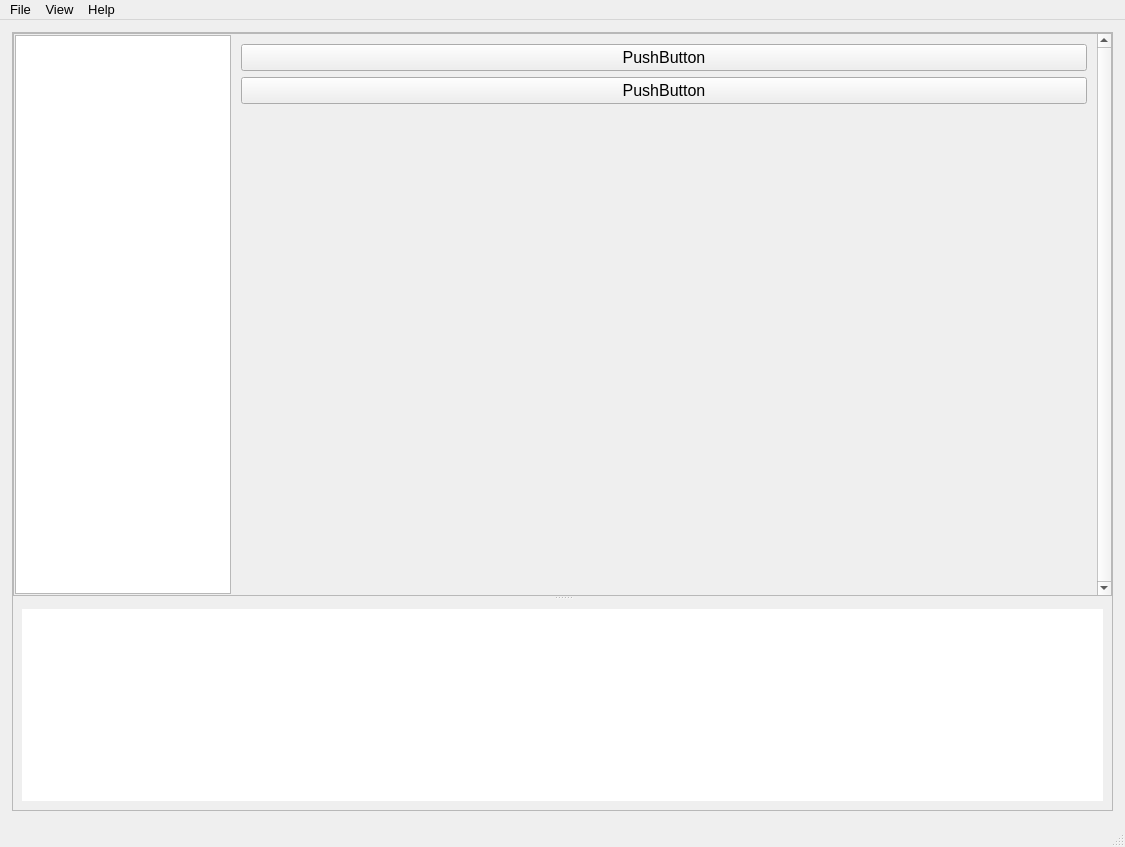
<?xml version="1.0" encoding="UTF-8"?>
<ui version="4.0">
 <class>MainWindow</class>
 <widget class="QMainWindow" name="MainWindow">
  <property name="geometry">
   <rect>
    <x>0</x>
    <y>0</y>
    <width>1125</width>
    <height>847</height>
   </rect>
  </property>
  <property name="font">
   <font>
    <pointsize>12</pointsize>
   </font>
  </property>
  <property name="windowTitle">
   <string notr="true">Logger Plot Display Utility</string>
  </property>
  <property name="windowIcon">
   <iconset>
    <normaloff>icon.png</normaloff>icon.png</iconset>
  </property>
  <property name="animated">
   <bool>false</bool>
  </property>
  <widget class="QWidget" name="centralwidget">
   <layout class="QVBoxLayout" name="verticalLayout_3">
    <item>
     <widget class="QStackedWidget" name="stackedWidget">
      <property name="sizePolicy">
       <sizepolicy hsizetype="Expanding" vsizetype="Expanding">
        <horstretch>0</horstretch>
        <verstretch>0</verstretch>
       </sizepolicy>
      </property>
      <property name="focusPolicy">
       <enum>Qt::NoFocus</enum>
      </property>
      <property name="currentIndex">
       <number>0</number>
      </property>
      <widget class="QWidget" name="stackedWidgetPage1">
       <layout class="QVBoxLayout" name="verticalLayout_7">
        <property name="spacing">
         <number>3</number>
        </property>
        <property name="leftMargin">
         <number>3</number>
        </property>
        <property name="topMargin">
         <number>3</number>
        </property>
        <property name="rightMargin">
         <number>3</number>
        </property>
        <property name="bottomMargin">
         <number>3</number>
        </property>
        <item>
         <widget class="QFrame" name="frame_6">
          <property name="frameShape">
           <enum>QFrame::StyledPanel</enum>
          </property>
          <property name="frameShadow">
           <enum>QFrame::Raised</enum>
          </property>
          <layout class="QVBoxLayout" name="verticalLayout_6">
           <property name="spacing">
            <number>0</number>
           </property>
           <property name="leftMargin">
            <number>0</number>
           </property>
           <property name="topMargin">
            <number>0</number>
           </property>
           <property name="rightMargin">
            <number>0</number>
           </property>
           <property name="bottomMargin">
            <number>0</number>
           </property>
           <item>
            <widget class="QSplitter" name="splitter_3">
             <property name="orientation">
              <enum>Qt::Vertical</enum>
             </property>
             <widget class="QScrollArea" name="scrollArea_3">
              <property name="sizePolicy">
               <sizepolicy hsizetype="Expanding" vsizetype="Expanding">
                <horstretch>0</horstretch>
                <verstretch>1</verstretch>
               </sizepolicy>
              </property>
              <property name="verticalScrollBarPolicy">
               <enum>Qt::ScrollBarAlwaysOn</enum>
              </property>
              <property name="widgetResizable">
               <bool>true</bool>
              </property>
              <widget class="QWidget" name="scrollAreaWidgetContents_3">
               <property name="geometry">
                <rect>
                 <x>0</x>
                 <y>0</y>
                 <width>1080</width>
                 <height>555</height>
                </rect>
               </property>
               <property name="sizePolicy">
                <sizepolicy hsizetype="Preferred" vsizetype="Preferred">
                 <horstretch>0</horstretch>
                 <verstretch>0</verstretch>
                </sizepolicy>
               </property>
               <layout class="QGridLayout" name="gridLayout_4">
                <property name="leftMargin">
                 <number>1</number>
                </property>
                <property name="topMargin">
                 <number>1</number>
                </property>
                <property name="rightMargin">
                 <number>1</number>
                </property>
                <property name="bottomMargin">
                 <number>1</number>
                </property>
                <property name="spacing">
                 <number>1</number>
                </property>
                <item row="0" column="0">
                 <layout class="QHBoxLayout" name="horizontalLayout_4" stretch="1,4">
                  <item>
                   <widget class="QListWidget" name="listWidget"/>
                  </item>
                  <item>
                   <widget class="QWidget" name="widget" native="true">
                    <property name="minimumSize">
                     <size>
                      <width>200</width>
                      <height>0</height>
                     </size>
                    </property>
                    <layout class="QVBoxLayout" name="verticalLayout_5">
                     <item>
                      <widget class="QPushButton" name="pushButton_3">
                       <property name="text">
                        <string>PushButton</string>
                       </property>
                      </widget>
                     </item>
                     <item>
                      <widget class="QPushButton" name="pushButton">
                       <property name="text">
                        <string>PushButton</string>
                       </property>
                      </widget>
                     </item>
                     <item>
                      <widget class="QWidget" name="widget_2" native="true"/>
                     </item>
                    </layout>
                   </widget>
                  </item>
                 </layout>
                </item>
               </layout>
              </widget>
             </widget>
             <widget class="QScrollArea" name="scrollArea_4">
              <property name="sizePolicy">
               <sizepolicy hsizetype="Expanding" vsizetype="Expanding">
                <horstretch>0</horstretch>
                <verstretch>0</verstretch>
               </sizepolicy>
              </property>
              <property name="frameShape">
               <enum>QFrame::NoFrame</enum>
              </property>
              <property name="widgetResizable">
               <bool>true</bool>
              </property>
              <widget class="QWidget" name="scrollAreaWidgetContents_4">
               <property name="geometry">
                <rect>
                 <x>0</x>
                 <y>0</y>
                 <width>1099</width>
                 <height>210</height>
                </rect>
               </property>
               <property name="sizePolicy">
                <sizepolicy hsizetype="Preferred" vsizetype="Preferred">
                 <horstretch>0</horstretch>
                 <verstretch>0</verstretch>
                </sizepolicy>
               </property>
               <layout class="QGridLayout" name="gridLayout_5">
                <item row="0" column="0">
                 <widget class="QTableWidget" name="tableWidget_3">
                  <property name="palette">
                   <palette>
                    <active>
                     <colorrole role="Highlight">
                      <brush brushstyle="SolidPattern">
                       <color alpha="255">
                        <red>0</red>
                        <green>120</green>
                        <blue>215</blue>
                       </color>
                      </brush>
                     </colorrole>
                    </active>
                    <inactive>
                     <colorrole role="Highlight">
                      <brush brushstyle="SolidPattern">
                       <color alpha="255">
                        <red>85</red>
                        <green>170</green>
                        <blue>255</blue>
                       </color>
                      </brush>
                     </colorrole>
                    </inactive>
                    <disabled>
                     <colorrole role="Highlight">
                      <brush brushstyle="SolidPattern">
                       <color alpha="255">
                        <red>0</red>
                        <green>120</green>
                        <blue>215</blue>
                       </color>
                      </brush>
                     </colorrole>
                    </disabled>
                   </palette>
                  </property>
                  <property name="font">
                   <font>
                    <pointsize>14</pointsize>
                   </font>
                  </property>
                  <property name="contextMenuPolicy">
                   <enum>Qt::DefaultContextMenu</enum>
                  </property>
                  <property name="locale">
                   <locale language="English" country="UnitedStates"/>
                  </property>
                  <property name="frameShape">
                   <enum>QFrame::NoFrame</enum>
                  </property>
                  <property name="editTriggers">
                   <set>QAbstractItemView::NoEditTriggers</set>
                  </property>
                  <property name="tabKeyNavigation">
                   <bool>false</bool>
                  </property>
                  <property name="showDropIndicator" stdset="0">
                   <bool>false</bool>
                  </property>
                  <property name="dragDropOverwriteMode">
                   <bool>false</bool>
                  </property>
                  <property name="alternatingRowColors">
                   <bool>true</bool>
                  </property>
                  <property name="selectionMode">
                   <enum>QAbstractItemView::SingleSelection</enum>
                  </property>
                  <property name="selectionBehavior">
                   <enum>QAbstractItemView::SelectRows</enum>
                  </property>
                  <property name="iconSize">
                   <size>
                    <width>35</width>
                    <height>35</height>
                   </size>
                  </property>
                  <property name="wordWrap">
                   <bool>false</bool>
                  </property>
                  <property name="cornerButtonEnabled">
                   <bool>false</bool>
                  </property>
                  <property name="rowCount">
                   <number>0</number>
                  </property>
                  <property name="columnCount">
                   <number>0</number>
                  </property>
                  <attribute name="horizontalHeaderVisible">
                   <bool>false</bool>
                  </attribute>
                  <attribute name="horizontalHeaderMinimumSectionSize">
                   <number>35</number>
                  </attribute>
                  <attribute name="horizontalHeaderDefaultSectionSize">
                   <number>100</number>
                  </attribute>
                  <attribute name="horizontalHeaderHighlightSections">
                   <bool>true</bool>
                  </attribute>
                  <attribute name="verticalHeaderVisible">
                   <bool>false</bool>
                  </attribute>
                  <attribute name="verticalHeaderMinimumSectionSize">
                   <number>35</number>
                  </attribute>
                  <attribute name="verticalHeaderDefaultSectionSize">
                   <number>35</number>
                  </attribute>
                 </widget>
                </item>
               </layout>
              </widget>
             </widget>
            </widget>
           </item>
          </layout>
         </widget>
        </item>
       </layout>
      </widget>
      <widget class="QWidget" name="stackedWidgetPage3">
       <layout class="QVBoxLayout" name="verticalLayout_2">
        <property name="spacing">
         <number>3</number>
        </property>
        <property name="leftMargin">
         <number>3</number>
        </property>
        <property name="topMargin">
         <number>3</number>
        </property>
        <property name="rightMargin">
         <number>3</number>
        </property>
        <property name="bottomMargin">
         <number>3</number>
        </property>
        <item>
         <widget class="QFrame" name="frame_3">
          <property name="sizePolicy">
           <sizepolicy hsizetype="Preferred" vsizetype="Preferred">
            <horstretch>2</horstretch>
            <verstretch>0</verstretch>
           </sizepolicy>
          </property>
          <property name="frameShape">
           <enum>QFrame::StyledPanel</enum>
          </property>
          <property name="frameShadow">
           <enum>QFrame::Raised</enum>
          </property>
          <layout class="QVBoxLayout" name="verticalLayout">
           <property name="spacing">
            <number>3</number>
           </property>
           <property name="leftMargin">
            <number>3</number>
           </property>
           <property name="topMargin">
            <number>3</number>
           </property>
           <property name="rightMargin">
            <number>3</number>
           </property>
           <property name="bottomMargin">
            <number>3</number>
           </property>
           <item>
            <widget class="QFrame" name="frame_4">
             <property name="sizePolicy">
              <sizepolicy hsizetype="Expanding" vsizetype="Fixed">
               <horstretch>0</horstretch>
               <verstretch>0</verstretch>
              </sizepolicy>
             </property>
             <layout class="QHBoxLayout" name="horizontalLayout_2" stretch="0,0,0">
              <property name="spacing">
               <number>3</number>
              </property>
              <property name="sizeConstraint">
               <enum>QLayout::SetDefaultConstraint</enum>
              </property>
              <property name="leftMargin">
               <number>3</number>
              </property>
              <property name="topMargin">
               <number>3</number>
              </property>
              <property name="rightMargin">
               <number>3</number>
              </property>
              <property name="bottomMargin">
               <number>3</number>
              </property>
              <item>
               <widget class="QLabel" name="label_2">
                <property name="sizePolicy">
                 <sizepolicy hsizetype="Preferred" vsizetype="Preferred">
                  <horstretch>0</horstretch>
                  <verstretch>0</verstretch>
                 </sizepolicy>
                </property>
                <property name="minimumSize">
                 <size>
                  <width>0</width>
                  <height>0</height>
                 </size>
                </property>
                <property name="font">
                 <font>
                  <pointsize>12</pointsize>
                 </font>
                </property>
                <property name="text">
                 <string>Log File: </string>
                </property>
                <property name="alignment">
                 <set>Qt::AlignRight|Qt::AlignTrailing|Qt::AlignVCenter</set>
                </property>
               </widget>
              </item>
              <item>
               <widget class="QComboBox" name="comboBox_2">
                <property name="sizePolicy">
                 <sizepolicy hsizetype="Expanding" vsizetype="Preferred">
                  <horstretch>0</horstretch>
                  <verstretch>0</verstretch>
                 </sizepolicy>
                </property>
                <property name="minimumSize">
                 <size>
                  <width>200</width>
                  <height>0</height>
                 </size>
                </property>
                <property name="editable">
                 <bool>true</bool>
                </property>
               </widget>
              </item>
              <item>
               <widget class="QPushButton" name="pushButton_2">
                <property name="sizePolicy">
                 <sizepolicy hsizetype="Preferred" vsizetype="Preferred">
                  <horstretch>0</horstretch>
                  <verstretch>0</verstretch>
                 </sizepolicy>
                </property>
                <property name="font">
                 <font>
                  <pointsize>12</pointsize>
                 </font>
                </property>
                <property name="text">
                 <string>Select</string>
                </property>
               </widget>
              </item>
             </layout>
            </widget>
           </item>
           <item>
            <widget class="QFrame" name="frame_5">
             <property name="sizePolicy">
              <sizepolicy hsizetype="Expanding" vsizetype="Fixed">
               <horstretch>0</horstretch>
               <verstretch>0</verstretch>
              </sizepolicy>
             </property>
             <property name="frameShape">
              <enum>QFrame::NoFrame</enum>
             </property>
             <property name="frameShadow">
              <enum>QFrame::Plain</enum>
             </property>
             <layout class="QGridLayout" name="gridLayout_3">
              <property name="leftMargin">
               <number>3</number>
              </property>
              <property name="topMargin">
               <number>3</number>
              </property>
              <property name="rightMargin">
               <number>3</number>
              </property>
              <property name="bottomMargin">
               <number>3</number>
              </property>
              <item row="1" column="1">
               <widget class="QLabel" name="label">
                <property name="minimumSize">
                 <size>
                  <width>0</width>
                  <height>0</height>
                 </size>
                </property>
                <property name="locale">
                 <locale language="English" country="UnitedStates"/>
                </property>
                <property name="text">
                 <string>Error Log Level</string>
                </property>
                <property name="alignment">
                 <set>Qt::AlignRight|Qt::AlignTrailing|Qt::AlignVCenter</set>
                </property>
               </widget>
              </item>
              <item row="0" column="4">
               <widget class="QCheckBox" name="checkBox_3">
                <property name="text">
                 <string>Rest Zoom</string>
                </property>
                <property name="checked">
                 <bool>true</bool>
                </property>
               </widget>
              </item>
              <item row="0" column="1">
               <widget class="QCheckBox" name="checkBox_4">
                <property name="text">
                 <string>Switch to new shot</string>
                </property>
                <property name="checked">
                 <bool>true</bool>
                </property>
               </widget>
              </item>
              <item row="0" column="3">
               <widget class="QCheckBox" name="checkBox_1">
                <property name="text">
                 <string>Plot Toolbar</string>
                </property>
               </widget>
              </item>
              <item row="0" column="0">
               <widget class="QCheckBox" name="checkBox_2">
                <property name="text">
                 <string>Show Previous Shot</string>
                </property>
               </widget>
              </item>
              <item row="0" column="2">
               <widget class="QCheckBox" name="checkBox_5">
                <property name="text">
                 <string>Use local config</string>
                </property>
                <property name="checked">
                 <bool>false</bool>
                </property>
               </widget>
              </item>
              <item row="1" column="2">
               <widget class="QComboBox" name="comboBox_1">
                <property name="sizePolicy">
                 <sizepolicy hsizetype="Preferred" vsizetype="Fixed">
                  <horstretch>0</horstretch>
                  <verstretch>0</verstretch>
                 </sizepolicy>
                </property>
                <property name="minimumSize">
                 <size>
                  <width>100</width>
                  <height>0</height>
                 </size>
                </property>
                <property name="editable">
                 <bool>false</bool>
                </property>
                <property name="currentIndex">
                 <number>1</number>
                </property>
                <item>
                 <property name="text">
                  <string notr="true">NOTSET</string>
                 </property>
                </item>
                <item>
                 <property name="text">
                  <string notr="true">DEBUG</string>
                 </property>
                </item>
                <item>
                 <property name="text">
                  <string notr="true">INFO</string>
                 </property>
                </item>
                <item>
                 <property name="text">
                  <string notr="true">WARNING</string>
                 </property>
                </item>
                <item>
                 <property name="text">
                  <string notr="true">ERROR</string>
                 </property>
                </item>
                <item>
                 <property name="text">
                  <string notr="true">CRITICAL</string>
                 </property>
                </item>
               </widget>
              </item>
              <item row="1" column="0">
               <widget class="QCheckBox" name="checkBox_6">
                <property name="text">
                 <string>Use DO_NOT_SHOW flag</string>
                </property>
               </widget>
              </item>
             </layout>
            </widget>
           </item>
           <item>
            <widget class="QFrame" name="frame_7">
             <property name="sizePolicy">
              <sizepolicy hsizetype="Preferred" vsizetype="Preferred">
               <horstretch>0</horstretch>
               <verstretch>0</verstretch>
              </sizepolicy>
             </property>
             <property name="frameShape">
              <enum>QFrame::StyledPanel</enum>
             </property>
             <property name="frameShadow">
              <enum>QFrame::Raised</enum>
             </property>
             <layout class="QGridLayout" name="gridLayout">
              <property name="leftMargin">
               <number>3</number>
              </property>
              <property name="topMargin">
               <number>3</number>
              </property>
              <property name="rightMargin">
               <number>3</number>
              </property>
              <property name="bottomMargin">
               <number>3</number>
              </property>
              <property name="spacing">
               <number>3</number>
              </property>
              <item row="1" column="1">
               <widget class="QPlainTextEdit" name="plainTextEdit_3">
                <property name="sizePolicy">
                 <sizepolicy hsizetype="Expanding" vsizetype="Expanding">
                  <horstretch>1</horstretch>
                  <verstretch>1</verstretch>
                 </sizepolicy>
                </property>
                <property name="plainText">
                 <string>Shot
File</string>
                </property>
               </widget>
              </item>
              <item row="1" column="0">
               <widget class="QPlainTextEdit" name="plainTextEdit_2">
                <property name="sizePolicy">
                 <sizepolicy hsizetype="Expanding" vsizetype="Expanding">
                  <horstretch>1</horstretch>
                  <verstretch>1</verstretch>
                 </sizepolicy>
                </property>
                <property name="plainText">
                 <string>Time</string>
                </property>
               </widget>
              </item>
              <item row="0" column="0">
               <widget class="QLabel" name="label_3">
                <property name="text">
                 <string>Show Columns</string>
                </property>
                <property name="alignment">
                 <set>Qt::AlignCenter</set>
                </property>
               </widget>
              </item>
              <item row="0" column="1">
               <widget class="QLabel" name="label_4">
                <property name="text">
                 <string>Hidden Columns</string>
                </property>
                <property name="alignment">
                 <set>Qt::AlignCenter</set>
                </property>
               </widget>
              </item>
              <item row="1" column="2">
               <widget class="QPlainTextEdit" name="plainTextEdit_5">
                <property name="sizePolicy">
                 <sizepolicy hsizetype="Expanding" vsizetype="Expanding">
                  <horstretch>3</horstretch>
                  <verstretch>1</verstretch>
                 </sizepolicy>
                </property>
               </widget>
              </item>
              <item row="0" column="2">
               <widget class="QLabel" name="label_6">
                <property name="text">
                 <string>Additional columns</string>
                </property>
                <property name="alignment">
                 <set>Qt::AlignCenter</set>
                </property>
               </widget>
              </item>
             </layout>
            </widget>
           </item>
           <item>
            <widget class="QFrame" name="frame_8">
             <property name="sizePolicy">
              <sizepolicy hsizetype="Preferred" vsizetype="Preferred">
               <horstretch>0</horstretch>
               <verstretch>0</verstretch>
              </sizepolicy>
             </property>
             <property name="frameShape">
              <enum>QFrame::StyledPanel</enum>
             </property>
             <property name="frameShadow">
              <enum>QFrame::Raised</enum>
             </property>
             <layout class="QGridLayout" name="gridLayout_2">
              <property name="leftMargin">
               <number>3</number>
              </property>
              <property name="topMargin">
               <number>3</number>
              </property>
              <property name="rightMargin">
               <number>3</number>
              </property>
              <property name="bottomMargin">
               <number>3</number>
              </property>
              <property name="spacing">
               <number>3</number>
              </property>
              <item row="0" column="0">
               <widget class="QLabel" name="label_7">
                <property name="text">
                 <string>Show Plots</string>
                </property>
                <property name="alignment">
                 <set>Qt::AlignCenter</set>
                </property>
               </widget>
              </item>
              <item row="1" column="1">
               <widget class="QPlainTextEdit" name="plainTextEdit_6">
                <property name="sizePolicy">
                 <sizepolicy hsizetype="Expanding" vsizetype="Expanding">
                  <horstretch>1</horstretch>
                  <verstretch>1</verstretch>
                 </sizepolicy>
                </property>
                <property name="plainText">
                 <string/>
                </property>
               </widget>
              </item>
              <item row="0" column="1">
               <widget class="QLabel" name="label_8">
                <property name="text">
                 <string>Hidden Plots</string>
                </property>
                <property name="alignment">
                 <set>Qt::AlignCenter</set>
                </property>
               </widget>
              </item>
              <item row="1" column="2">
               <widget class="QPlainTextEdit" name="plainTextEdit_4">
                <property name="sizePolicy">
                 <sizepolicy hsizetype="Expanding" vsizetype="Expanding">
                  <horstretch>3</horstretch>
                  <verstretch>1</verstretch>
                 </sizepolicy>
                </property>
               </widget>
              </item>
              <item row="0" column="2">
               <widget class="QLabel" name="label_5">
                <property name="sizePolicy">
                 <sizepolicy hsizetype="Preferred" vsizetype="Preferred">
                  <horstretch>0</horstretch>
                  <verstretch>0</verstretch>
                 </sizepolicy>
                </property>
                <property name="text">
                 <string>Additional plots</string>
                </property>
                <property name="alignment">
                 <set>Qt::AlignCenter</set>
                </property>
               </widget>
              </item>
              <item row="1" column="0">
               <widget class="QPlainTextEdit" name="plainTextEdit_7">
                <property name="sizePolicy">
                 <sizepolicy hsizetype="Expanding" vsizetype="Expanding">
                  <horstretch>1</horstretch>
                  <verstretch>1</verstretch>
                 </sizepolicy>
                </property>
               </widget>
              </item>
             </layout>
            </widget>
           </item>
          </layout>
         </widget>
        </item>
       </layout>
      </widget>
     </widget>
    </item>
   </layout>
  </widget>
  <widget class="QMenuBar" name="menubar">
   <property name="geometry">
    <rect>
     <x>0</x>
     <y>0</y>
     <width>1125</width>
     <height>23</height>
    </rect>
   </property>
   <property name="font">
    <font>
     <pointsize>10</pointsize>
    </font>
   </property>
   <widget class="QMenu" name="menuFile">
    <property name="sizePolicy">
     <sizepolicy hsizetype="Preferred" vsizetype="Preferred">
      <horstretch>0</horstretch>
      <verstretch>0</verstretch>
     </sizepolicy>
    </property>
    <property name="font">
     <font>
      <pointsize>10</pointsize>
     </font>
    </property>
    <property name="title">
     <string>File</string>
    </property>
    <addaction name="actionOpen"/>
    <addaction name="actionToday"/>
    <addaction name="actionQuit"/>
   </widget>
   <widget class="QMenu" name="menuView">
    <property name="title">
     <string>View</string>
    </property>
    <addaction name="actionPlot"/>
    <addaction name="actionParameters"/>
   </widget>
   <widget class="QMenu" name="menuHelp">
    <property name="title">
     <string>Help</string>
    </property>
    <addaction name="actionAbout"/>
   </widget>
   <addaction name="menuFile"/>
   <addaction name="menuView"/>
   <addaction name="menuHelp"/>
  </widget>
  <widget class="QStatusBar" name="statusbar">
   <property name="sizePolicy">
    <sizepolicy hsizetype="Expanding" vsizetype="Preferred">
     <horstretch>0</horstretch>
     <verstretch>0</verstretch>
    </sizepolicy>
   </property>
  </widget>
  <action name="actionOpen">
   <property name="text">
    <string>Open</string>
   </property>
   <property name="font">
    <font>
     <family>Tahoma</family>
     <pointsize>10</pointsize>
    </font>
   </property>
  </action>
  <action name="actionQuit">
   <property name="text">
    <string>Quit</string>
   </property>
  </action>
  <action name="actionPlot">
   <property name="checkable">
    <bool>true</bool>
   </property>
   <property name="checked">
    <bool>true</bool>
   </property>
   <property name="text">
    <string>Plot</string>
   </property>
   <property name="toolTip">
    <string>Shoe Plot Pane</string>
   </property>
  </action>
  <action name="actionParameters">
   <property name="checkable">
    <bool>true</bool>
   </property>
   <property name="text">
    <string>Parameters</string>
   </property>
   <property name="toolTip">
    <string>Show Parameters Pane</string>
   </property>
  </action>
  <action name="actionAbout">
   <property name="text">
    <string>About</string>
   </property>
  </action>
  <action name="actionToday">
   <property name="text">
    <string>Today</string>
   </property>
  </action>
 </widget>
 <resources/>
 <connections/>
</ui>
